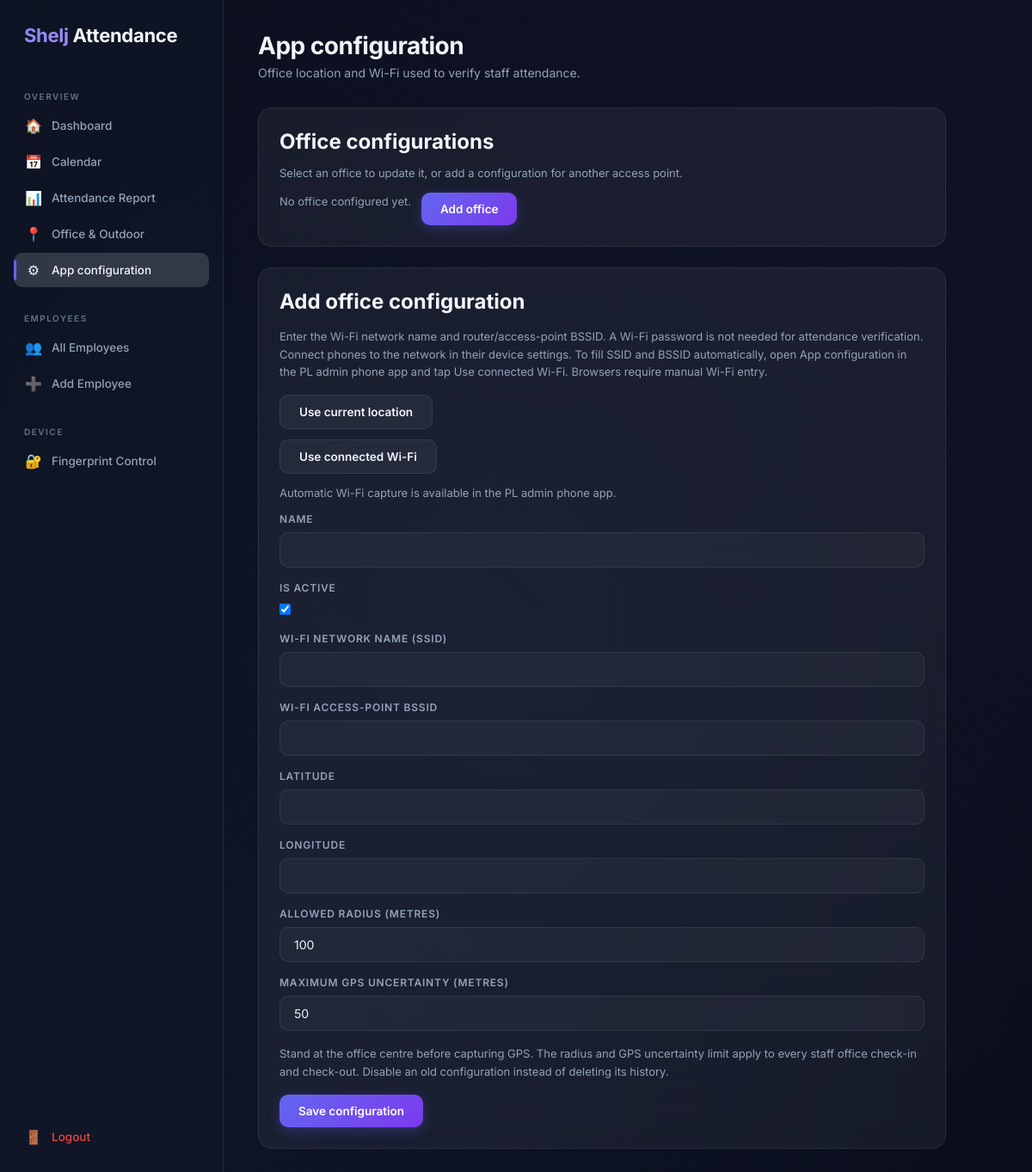
The page /api/configuration/ (signed in) on the database as committed earlier.
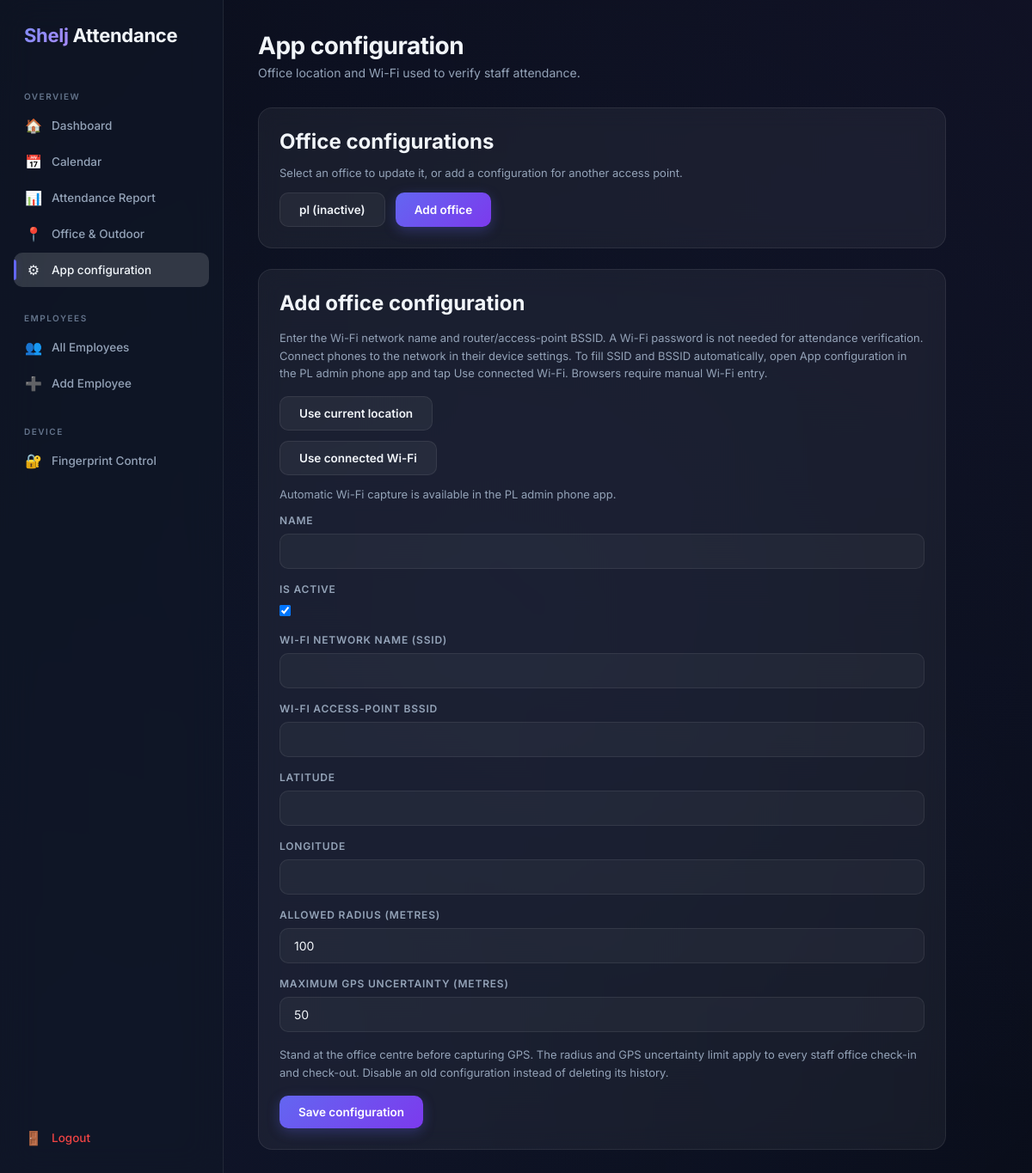
The same page on the database as committed later.
### attendance/models.py (models this page shows, shortened)
class OfficeLocation(models.Model):
    name = models.CharField(max_length=100)
    is_active = models.BooleanField(default=True)
    wifi_ssid = models.CharField(max_length=32)
    wifi_bssid = models.CharField(max_length=17, validators=[RegexValidator(
        r"^(?:[0-9A-Fa-f]{2}:){5}[0-9A-Fa-f]{2}$", "Enter the router BSSID, e.g. AA:BB:CC:DD:EE:FF.",
    )])
    latitude = models.FloatField(validators=[MinValueValidator(-90), MaxValueValidator(90)])
    longitude = models.FloatField(validators=[MinValueValidator(-180), MaxValueValidator(180)])
    radius_meters = models.PositiveIntegerField(default=100, validators=[MinValueValidator(10), MaxValueValidator(1000)])
    max_accuracy_meters = models.PositiveIntegerField(default=50, validators=[MinValueValidator(1), MaxValueValidator(100)])

### attendance/configuration.py (the view)
# urls.py: path("configuration/", app_configuration, name="app_configuration"),
@management_required
@require_http_methods(["GET", "POST"])
def app_configuration(request, office_id=None):
    office = get_object_or_404(OfficeLocation, pk=office_id) if office_id else None
    form = OfficeLocationForm(request.POST if request.method == "POST" else None, instance=office)
    if request.method == "POST" and form.is_valid():
        office = form.save()
        return redirect(f"/web/configuration/{office.pk}/?saved=1")
    return render(request, "attendance/configuration.html", {
        "form": form, "office": office, "offices": OfficeLocation.objects.order_by("name", "pk"),
        "saved": request.GET.get("saved") == "1",
    })

### attendance/forms.py (shortened to what this page needs)
class OfficeLocationForm(forms.ModelForm):
    wifi_ssid = forms.CharField(label="Wi-Fi network name (SSID)", max_length=32, strip=False)
    def __init__(self, *args, **kwargs):
        super().__init__(*args, **kwargs)
        for field in self.fields.values():
            if not isinstance(field.widget, forms.CheckboxInput):
                field.widget.attrs["class"] = "form-input"
    class Meta:
        model = OfficeLocation
        fields = ["name", "is_active", "wifi_ssid", "wifi_bssid", "latitude", "longitude", "radius_meters", "max_accuracy_meters"]
        labels = {"wifi_bssid": "Wi-Fi access-point BSSID", "radius_meters": "Allowed radius (metres)", "max_accuracy_meters": "Maximum GPS uncertainty (metres)"}

### attendance/context_processors.py (called while the page is built)
def device_status(request):
    device = (
        AttendanceDevice.objects
        .filter(is_active=True)
        .first()
    )
    return {
        "device": device,
    }

### attendance/templates/attendance/configuration.html (shortened to what this page needs)
{% extends "attendance/base.html" %}
{% block nav_configuration %}active{% endblock %}
{% block content %}
<div class="page-header"><div><h1>App configuration</h1><p>Office location and Wi-Fi used to verify staff attendance.</p></div></div>
<div style="max-width:800px; display:grid; gap:24px;">
    <section class="glass-card" aria-labelledby="saved-offices">
        <h2 id="saved-offices">Office configurations</h2>
        <p style="margin:12px 0;">Select an office to update it, or add a configuration for another access point.</p>
        <div style="display:flex; gap:12px; flex-wrap:wrap;">
            {% for item in offices %}<a class="btn btn-secondary" href="{% url 'app_configuration_edit' item.pk %}">{{ item.name }}{% if not item.is_active %} (inactive){% endif %}</a>{% empty %}<p>No office configured yet.</p>{% endfor %}
            <a class="btn btn-primary" href="{% url 'app_configuration' %}">Add office</a>
        </div>
    </section>
    <section class="glass-card">
        <h2>{% if office %}Update {{ office.name }}{% else %}Add office configuration{% endif %}</h2>
        <p style="margin:16px 0;">Enter the Wi-Fi network name and router/access-point BSSID. A Wi-Fi password is not needed for attendance verification. Connect phones to the network in their device settings. To fill SSID and BSSID automatically, open App configuration in the PL admin phone app and tap Use connected Wi-Fi. Browsers require manual Wi-Fi entry.</p>
        <button type="button" class="btn btn-secondary" id="current-location">Use current location</button>
        <button type="button" class="btn btn-secondary" id="connected-wifi" aria-controls="wifi-help" aria-expanded="false">Use connected Wi-Fi</button>
        <p style="margin:12px 0;">Automatic Wi-Fi capture is available in the PL admin phone app.</p>
        <form method="post">
            {% for field in form %}<div style="margin-bottom:16px;"><label class="form-label" for="{{ field.id_for_label }}">{{ field.label }}</label>{{ field }} </div>{% endfor %}
            <p style="margin:16px 0;">Stand at the office centre before capturing GPS. The radius and GPS uncertainty limit apply to every staff office check-in and check-out. Disable an old configuration instead of deleting its history.</p>
            <button class="btn btn-primary" type="submit">Save configuration</button>
        </form>
    </section>
</div>
{% endblock %}

Rows that differ between the two databases and show on the page:
added OfficeLocation: name "pl", is_active "(inactive)"
Other text that changed with them:
text no longer shown: "No office configured yet."
